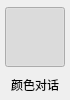
<?xml version="1.0" encoding="UTF-8"?>
<ui version="4.0">
 <class>DialogButton</class>
 <widget class="QWidget" name="DialogButton">
  <property name="geometry">
   <rect>
    <x>0</x>
    <y>0</y>
    <width>70</width>
    <height>100</height>
   </rect>
  </property>
  <property name="sizePolicy">
   <sizepolicy hsizetype="Fixed" vsizetype="Fixed">
    <horstretch>0</horstretch>
    <verstretch>0</verstretch>
   </sizepolicy>
  </property>
  <property name="windowTitle">
   <string>Form</string>
  </property>
  <property name="styleSheet">
   <string notr="true">font: 10pt &quot;微软雅黑&quot;;

</string>
  </property>
  <layout class="QVBoxLayout" name="verticalLayout">
   <property name="spacing">
    <number>0</number>
   </property>
   <property name="leftMargin">
    <number>0</number>
   </property>
   <property name="topMargin">
    <number>0</number>
   </property>
   <property name="rightMargin">
    <number>0</number>
   </property>
   <property name="bottomMargin">
    <number>5</number>
   </property>
   <item>
    <widget class="QWidget" name="DialogWidget" native="true">
     <layout class="QGridLayout" name="gridLayout">
      <property name="leftMargin">
       <number>0</number>
      </property>
      <property name="topMargin">
       <number>0</number>
      </property>
      <property name="rightMargin">
       <number>0</number>
      </property>
      <property name="bottomMargin">
       <number>0</number>
      </property>
      <property name="spacing">
       <number>0</number>
      </property>
      <item row="0" column="0">
       <widget class="QPushButton" name="Button">
        <property name="enabled">
         <bool>true</bool>
        </property>
        <property name="sizePolicy">
         <sizepolicy hsizetype="Fixed" vsizetype="Fixed">
          <horstretch>0</horstretch>
          <verstretch>0</verstretch>
         </sizepolicy>
        </property>
        <property name="minimumSize">
         <size>
          <width>60</width>
          <height>60</height>
         </size>
        </property>
        <property name="maximumSize">
         <size>
          <width>60</width>
          <height>60</height>
         </size>
        </property>
        <property name="sizeIncrement">
         <size>
          <width>1</width>
          <height>1</height>
         </size>
        </property>
        <property name="baseSize">
         <size>
          <width>30</width>
          <height>30</height>
         </size>
        </property>
        <property name="font">
         <font>
          <family>微软雅黑</family>
          <pointsize>10</pointsize>
         </font>
        </property>
        <property name="text">
         <string/>
        </property>
        <property name="icon">
         <iconset>
          <normaloff>Image/Icon/Buld.png</normaloff>Image/Icon/Buld.png</iconset>
        </property>
        <property name="iconSize">
         <size>
          <width>60</width>
          <height>60</height>
         </size>
        </property>
        <property name="checkable">
         <bool>true</bool>
        </property>
        <property name="checked">
         <bool>true</bool>
        </property>
        <property name="autoExclusive">
         <bool>true</bool>
        </property>
        <property name="autoDefault">
         <bool>true</bool>
        </property>
        <property name="flat">
         <bool>true</bool>
        </property>
       </widget>
      </item>
     </layout>
    </widget>
   </item>
   <item>
    <widget class="QLabel" name="DialogName">
     <property name="sizePolicy">
      <sizepolicy hsizetype="Preferred" vsizetype="Fixed">
       <horstretch>0</horstretch>
       <verstretch>0</verstretch>
      </sizepolicy>
     </property>
     <property name="maximumSize">
      <size>
       <width>16777215</width>
       <height>20</height>
      </size>
     </property>
     <property name="text">
      <string>颜色对话</string>
     </property>
     <property name="scaledContents">
      <bool>true</bool>
     </property>
     <property name="alignment">
      <set>Qt::AlignCenter</set>
     </property>
    </widget>
   </item>
  </layout>
 </widget>
 <resources/>
 <connections/>
</ui>
